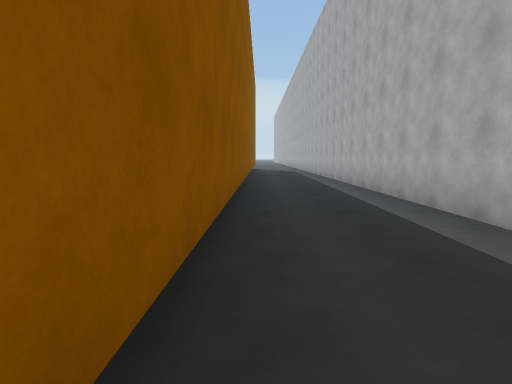
view 1 (above)

17 first-person views from a walk through a 3-D level made in the Unity game engine. The camera is 1.4 m above the floor, tilts 6° down and sees 75° across. Doors are open. The floor is counted in squares, 2 m on a side. Each view is taken from the middle of a square. On the plan, view 1 faces up. The plan holds only what a view shows up to about 10 squares ahead; the rest is blank. The place goes on beyond the plan. The player is left out.

view 2
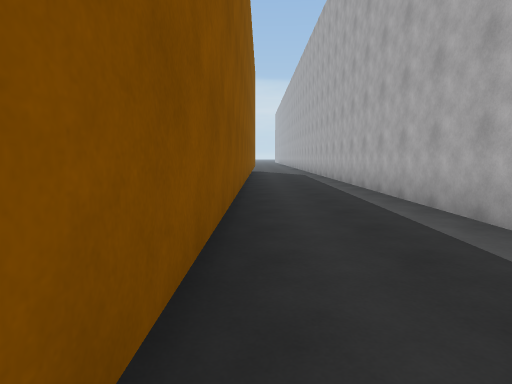

view 3
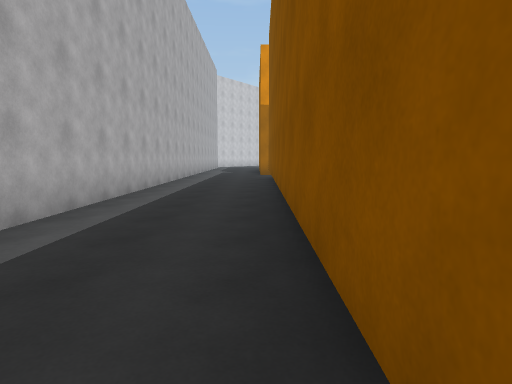

view 4
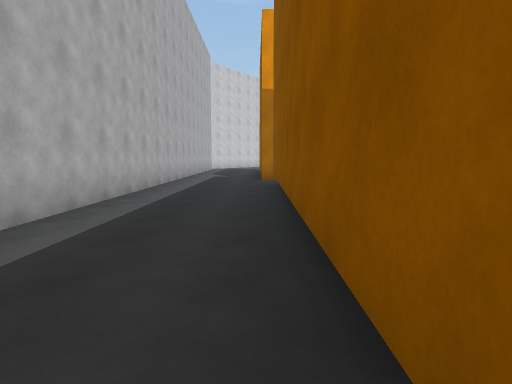

view 5
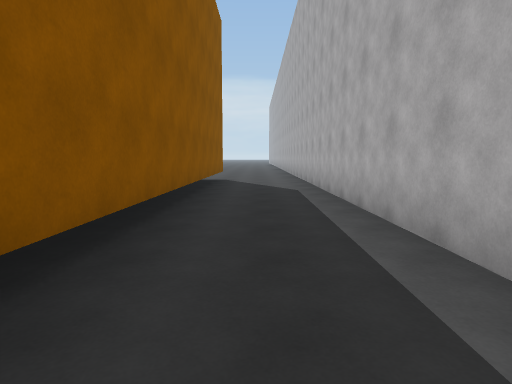

view 6
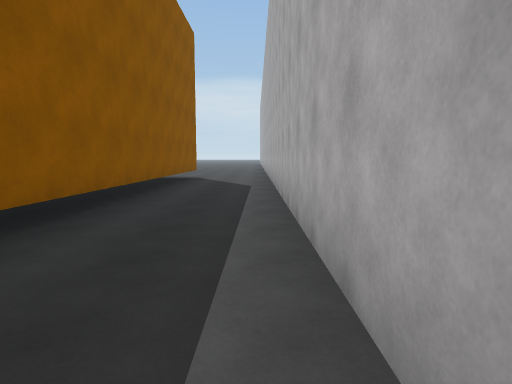

view 7
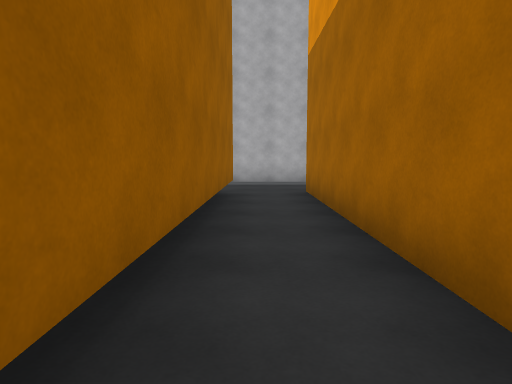

view 8
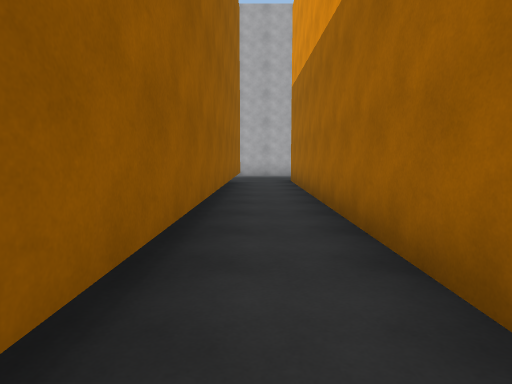

view 9
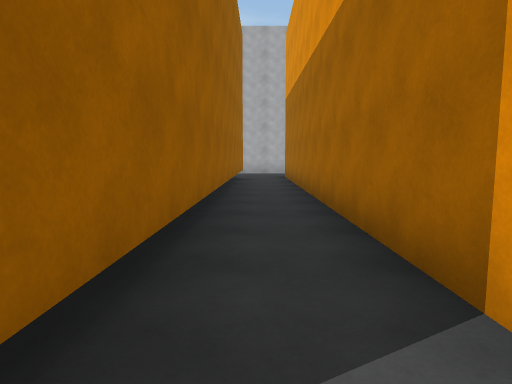

view 10
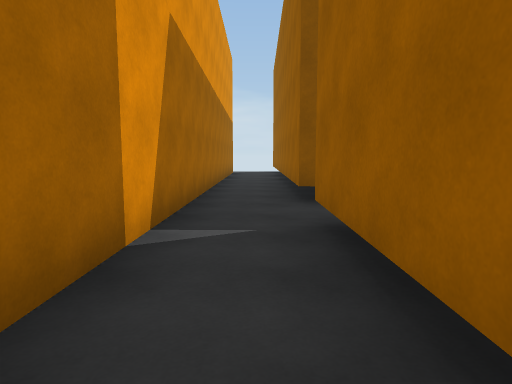

view 11
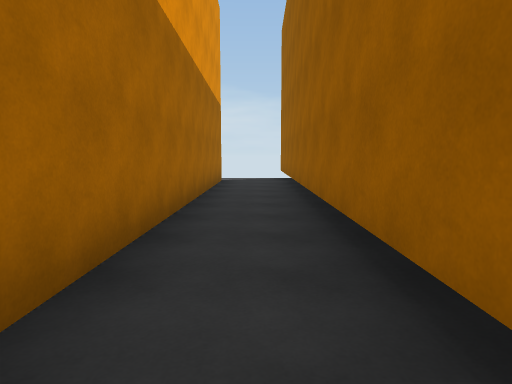

view 12
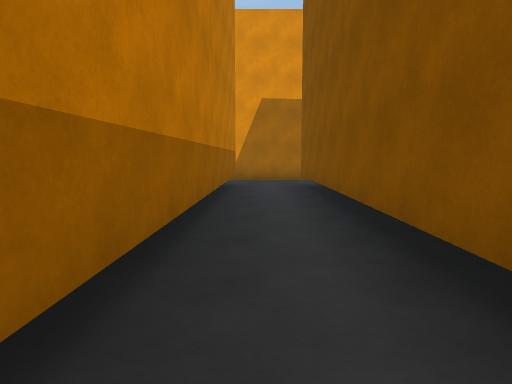

view 13
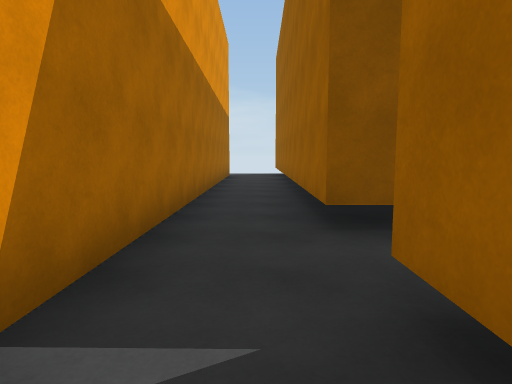

view 14
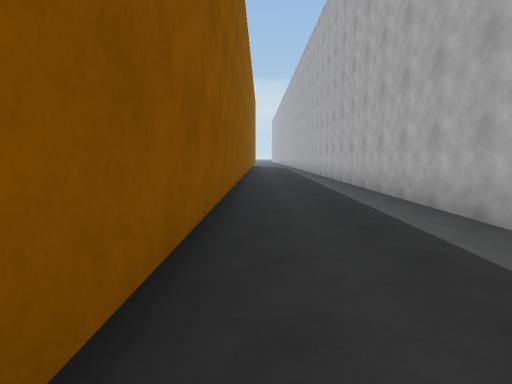

view 15
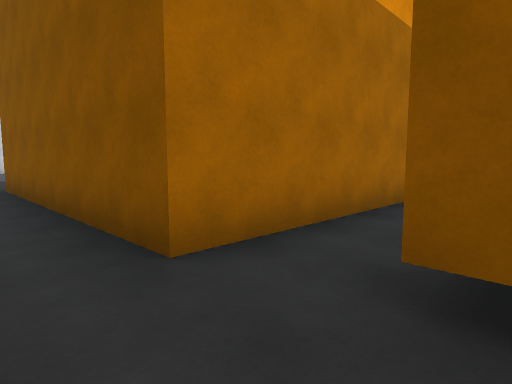

view 16
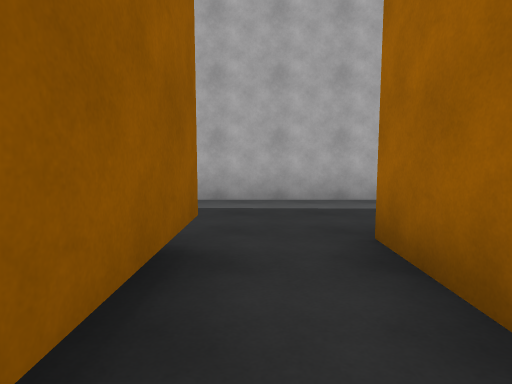

view 17
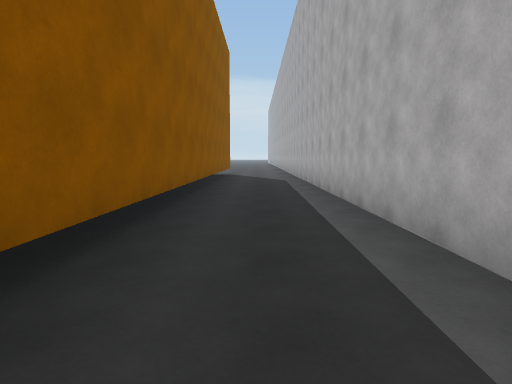

### Floor plan
Points are (right, up) in squares from view 1. A wall is a line through its corners. A room is listed if a view was taken in it or the views show most of it. See-through windows are left out.
Room 1 (views 1, 2, 3, 4, 5, 6, 7, 8, 10, 13, 14, 15, 16, 17)
walls: (2.5, -9) (2.5, 19); (-11.6, -8) (-0.2, -8) (-0.2, -9.5); (0, 19.1) (-0.4, -6.5) (-11.5, -6.4)
ways out: opening at (-11, -7) to room 2
Room 2 (views 9, 11, 12)
walls: (-13, 0.8) (-13.1, -6.4) (-19.6, -6.3); (-11.5, -6.4) (-11.4, 1.3); (-19.5, -8) (-11.6, -8)
ways out: opening at (-11, -7) to room 1

Where each view was taken, in squares from view 1:
view 1: 0 up, 0 right, facing up
view 2: 3 up, 0 right, facing up
view 3: 5 up, 0 right, facing down
view 4: 2 up, 0 right, facing down
view 5: 9 up, 1 right, facing up
view 6: 8 up, 2 right, facing up
view 7: 7 down, 7 left, facing right
view 8: 7 down, 10 left, facing right
view 9: 7 down, 12 left, facing right
view 10: 7 down, 8 left, facing left
view 11: 7 down, 13 left, facing left
view 12: 2 up, 12 left, facing down
view 13: 7 down, 10 left, facing left
view 14: 6 down, 0 right, facing up
view 15: 6 down, 1 right, facing down-left
view 16: 7 down, 3 left, facing right
view 17: 6 up, 1 right, facing up
